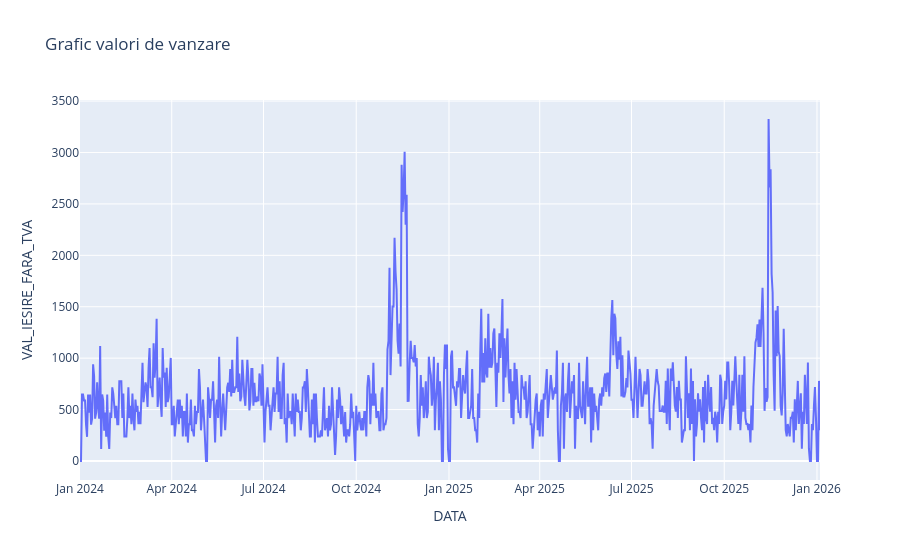

Notebook code cell kept with this figure:
### Code cell
fig = px.line(df, x='DATA', y="VAL_IESIRE_FARA_TVA", title = 'Grafic valori de vanzare')
fig.show()

### Figure 1 — Plotly figure (JSON) as saved in the notebook; plotly's stock layout.template omitted (floating-point values rounded to 4 significant figures; data arrays with more than 128 entries replaced by an {"elided": "..."} marker saying what was removed)
{"data": [{"hovertemplate": "DATA=%{x}<br>VAL_IESIRE_FARA_TVA=%{y}<extra></extra>", "legendgroup": "", "line": {"color": "#636efa", "dash": "solid"}, "marker": {"symbol": "circle"}, "mode": "lines", "name": "", "orientation": "v", "showlegend": false, "type": "scatter", "x": {"elided": "735 str values"}, "xaxis": "x", "y": {"elided": "735 float values"}, "yaxis": "y"}], "layout": {"legend": {"tracegroupgap": 0}, "title": {"text": "Grafic valori de vanzare"}, "xaxis": {"anchor": "y", "domain": [0, 1], "title": {"text": "DATA"}}, "yaxis": {"anchor": "x", "domain": [0, 1], "title": {"text": "VAL_IESIRE_FARA_TVA"}}}}
